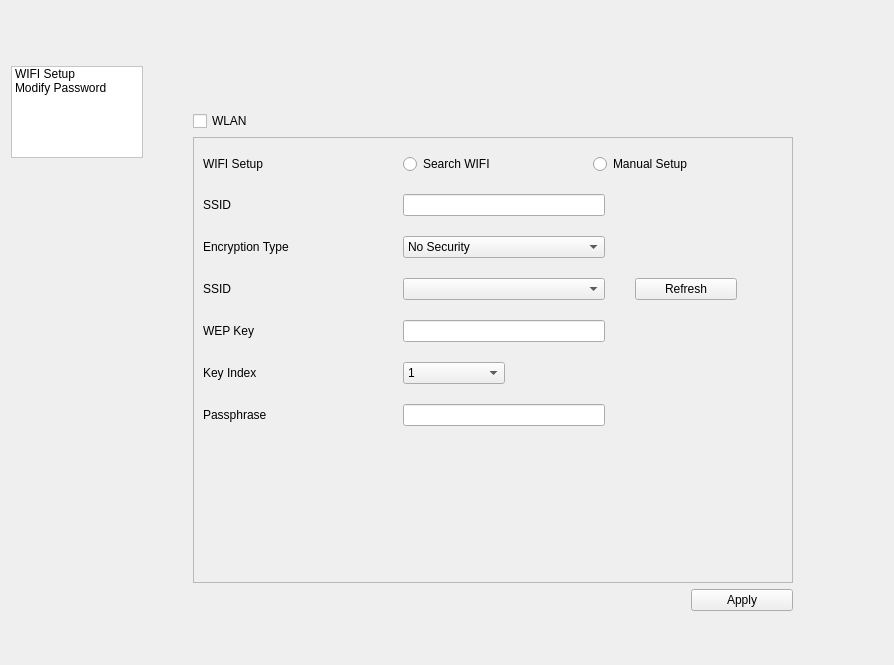
<?xml version="1.0" encoding="UTF-8"?>
<ui version="4.0">
 <class>TabSetting</class>
 <widget class="QWidget" name="TabSetting">
  <property name="geometry">
   <rect>
    <x>0</x>
    <y>0</y>
    <width>894</width>
    <height>665</height>
   </rect>
  </property>
  <property name="styleSheet">
   <string notr="true">QListView#listWidget{
min-width:130;
max-width:130;
min-height:90;
max-height:90;
	background-color: rgb(255, 255, 255);
}

QStackedWidget,#pageWidget,#page2Widget{
min-width:600;
max-width:600;
/*min-height:320;
max-height:320;*/
min-height:500;
max-height:500;
}

QLabel{
min-width:150;
max-width:150;
}
QComboBox,QLineEdit{
min-width:200;
max-width:200;
}
#cb_keyIndex{
min-width:100;
max-width:100;
}
#le_newPassword,#le_confirmPassword{
min-width:270;
max-width:270;
}

QPushButton{
min-width:100;
max-width:100;
}

QCheckBox{
max-width:100;
}</string>
  </property>
  <layout class="QHBoxLayout" name="horizontalLayout">
   <property name="spacing">
    <number>50</number>
   </property>
   <item>
    <layout class="QVBoxLayout" name="verticalLayout">
     <property name="topMargin">
      <number>55</number>
     </property>
     <item>
      <widget class="QListWidget" name="listWidget">
       <property name="focusPolicy">
        <enum>Qt::NoFocus</enum>
       </property>
       <item>
        <property name="text">
         <string>WIFI Setup</string>
        </property>
       </item>
       <item>
        <property name="text">
         <string>Modify Password</string>
        </property>
       </item>
      </widget>
     </item>
     <item>
      <spacer name="verticalSpacer">
       <property name="orientation">
        <enum>Qt::Vertical</enum>
       </property>
       <property name="sizeHint" stdset="0">
        <size>
         <width>20</width>
         <height>40</height>
        </size>
       </property>
      </spacer>
     </item>
    </layout>
   </item>
   <item>
    <layout class="QVBoxLayout" name="verticalLayout_2">
     <property name="topMargin">
      <number>100</number>
     </property>
     <item>
      <widget class="QStackedWidget" name="stackedWidget">
       <widget class="QWidget" name="page">
        <widget class="QWidget" name="pageWidget" native="true">
         <property name="geometry">
          <rect>
           <x>0</x>
           <y>0</y>
           <width>600</width>
           <height>500</height>
          </rect>
         </property>
         <layout class="QVBoxLayout" name="verticalLayout_3">
          <item>
           <widget class="QCheckBox" name="checkBox">
            <property name="focusPolicy">
             <enum>Qt::NoFocus</enum>
            </property>
            <property name="text">
             <string>WLAN</string>
            </property>
           </widget>
          </item>
          <item>
           <widget class="QFrame" name="frame">
            <property name="frameShape">
             <enum>QFrame::StyledPanel</enum>
            </property>
            <property name="frameShadow">
             <enum>QFrame::Raised</enum>
            </property>
            <layout class="QVBoxLayout" name="verticalLayout_5">
             <item>
              <layout class="QFormLayout" name="formLayout">
               <property name="horizontalSpacing">
                <number>50</number>
               </property>
               <property name="verticalSpacing">
                <number>20</number>
               </property>
               <property name="leftMargin">
                <number>0</number>
               </property>
               <property name="topMargin">
                <number>7</number>
               </property>
               <property name="rightMargin">
                <number>0</number>
               </property>
               <property name="bottomMargin">
                <number>7</number>
               </property>
               <item row="0" column="0">
                <widget class="QLabel" name="wIFISetupLabel">
                 <property name="text">
                  <string>WIFI Setup</string>
                 </property>
                </widget>
               </item>
               <item row="0" column="1">
                <layout class="QHBoxLayout" name="horizontalLayout_2">
                 <item>
                  <widget class="QRadioButton" name="radioButton_searchWifi">
                   <property name="focusPolicy">
                    <enum>Qt::NoFocus</enum>
                   </property>
                   <property name="text">
                    <string>Search WIFI</string>
                   </property>
                  </widget>
                 </item>
                 <item>
                  <widget class="QRadioButton" name="radioButton_manualSetup">
                   <property name="focusPolicy">
                    <enum>Qt::NoFocus</enum>
                   </property>
                   <property name="text">
                    <string>Manual Setup</string>
                   </property>
                  </widget>
                 </item>
                </layout>
               </item>
              </layout>
             </item>
             <item>
              <widget class="QWidget" name="manualSetupWidget" native="true">
               <layout class="QFormLayout" name="formLayout_13">
                <property name="horizontalSpacing">
                 <number>50</number>
                </property>
                <property name="verticalSpacing">
                 <number>20</number>
                </property>
                <property name="leftMargin">
                 <number>0</number>
                </property>
                <property name="topMargin">
                 <number>7</number>
                </property>
                <property name="rightMargin">
                 <number>0</number>
                </property>
                <property name="bottomMargin">
                 <number>7</number>
                </property>
                <item row="0" column="0">
                 <widget class="QLabel" name="label_5">
                  <property name="text">
                   <string>SSID</string>
                  </property>
                 </widget>
                </item>
                <item row="0" column="1">
                 <widget class="QLineEdit" name="le_ssid"/>
                </item>
                <item row="1" column="0">
                 <widget class="QLabel" name="encryptionTypeLabel">
                  <property name="text">
                   <string>Encryption Type</string>
                  </property>
                 </widget>
                </item>
                <item row="1" column="1">
                 <widget class="QComboBox" name="cb_encryptionType">
                  <property name="focusPolicy">
                   <enum>Qt::NoFocus</enum>
                  </property>
                  <item>
                   <property name="text">
                    <string>No Security</string>
                   </property>
                  </item>
                  <item>
                   <property name="text">
                    <string>WEP</string>
                   </property>
                  </item>
                  <item>
                   <property name="text">
                    <string>WPA2-PSK-AES</string>
                   </property>
                  </item>
                  <item>
                   <property name="text">
                    <string>Mixed Mode PSK</string>
                   </property>
                  </item>
                 </widget>
                </item>
               </layout>
              </widget>
             </item>
             <item>
              <widget class="QWidget" name="searchWifiWidget" native="true">
               <layout class="QFormLayout" name="formLayout_2">
                <property name="labelAlignment">
                 <set>Qt::AlignLeading|Qt::AlignLeft|Qt::AlignVCenter</set>
                </property>
                <property name="formAlignment">
                 <set>Qt::AlignLeading|Qt::AlignLeft|Qt::AlignTop</set>
                </property>
                <property name="horizontalSpacing">
                 <number>50</number>
                </property>
                <property name="verticalSpacing">
                 <number>20</number>
                </property>
                <property name="leftMargin">
                 <number>0</number>
                </property>
                <property name="topMargin">
                 <number>7</number>
                </property>
                <property name="rightMargin">
                 <number>0</number>
                </property>
                <property name="bottomMargin">
                 <number>7</number>
                </property>
                <item row="1" column="0">
                 <widget class="QLabel" name="sSIDLabel">
                  <property name="text">
                   <string>SSID</string>
                  </property>
                 </widget>
                </item>
                <item row="1" column="1">
                 <layout class="QHBoxLayout" name="horizontalLayout_4">
                  <property name="spacing">
                   <number>30</number>
                  </property>
                  <item>
                   <widget class="QComboBox" name="cb_ssid">
                    <property name="focusPolicy">
                     <enum>Qt::NoFocus</enum>
                    </property>
                   </widget>
                  </item>
                  <item>
                   <widget class="QPushButton" name="btn_refresh">
                    <property name="focusPolicy">
                     <enum>Qt::NoFocus</enum>
                    </property>
                    <property name="text">
                     <string>Refresh</string>
                    </property>
                   </widget>
                  </item>
                 </layout>
                </item>
               </layout>
              </widget>
             </item>
             <item>
              <widget class="QWidget" name="wepWidget" native="true">
               <layout class="QFormLayout" name="formLayout_14">
                <property name="horizontalSpacing">
                 <number>50</number>
                </property>
                <property name="verticalSpacing">
                 <number>20</number>
                </property>
                <property name="leftMargin">
                 <number>0</number>
                </property>
                <property name="topMargin">
                 <number>7</number>
                </property>
                <property name="rightMargin">
                 <number>0</number>
                </property>
                <property name="bottomMargin">
                 <number>7</number>
                </property>
                <item row="0" column="0">
                 <widget class="QLabel" name="wEPKeyLabel_9">
                  <property name="text">
                   <string>WEP Key</string>
                  </property>
                 </widget>
                </item>
                <item row="0" column="1">
                 <widget class="QLineEdit" name="le_wepkey">
                  <property name="echoMode">
                   <enum>QLineEdit::Password</enum>
                  </property>
                 </widget>
                </item>
                <item row="2" column="0">
                 <widget class="QLabel" name="keyIndexLabel">
                  <property name="text">
                   <string>Key Index</string>
                  </property>
                 </widget>
                </item>
                <item row="2" column="1">
                 <widget class="QComboBox" name="cb_keyIndex">
                  <property name="focusPolicy">
                   <enum>Qt::NoFocus</enum>
                  </property>
                  <item>
                   <property name="text">
                    <string>1</string>
                   </property>
                  </item>
                  <item>
                   <property name="text">
                    <string>2</string>
                   </property>
                  </item>
                  <item>
                   <property name="text">
                    <string>3</string>
                   </property>
                  </item>
                  <item>
                   <property name="text">
                    <string>4</string>
                   </property>
                  </item>
                 </widget>
                </item>
               </layout>
              </widget>
             </item>
             <item>
              <widget class="QWidget" name="passphraseWidget" native="true">
               <layout class="QFormLayout" name="formLayout_16">
                <property name="horizontalSpacing">
                 <number>50</number>
                </property>
                <property name="verticalSpacing">
                 <number>20</number>
                </property>
                <property name="leftMargin">
                 <number>0</number>
                </property>
                <property name="topMargin">
                 <number>7</number>
                </property>
                <property name="rightMargin">
                 <number>0</number>
                </property>
                <property name="bottomMargin">
                 <number>7</number>
                </property>
                <item row="0" column="1">
                 <widget class="QLineEdit" name="le_passphrase">
                  <property name="echoMode">
                   <enum>QLineEdit::Password</enum>
                  </property>
                 </widget>
                </item>
                <item row="0" column="0">
                 <widget class="QLabel" name="wEPKeyLabel_11">
                  <property name="text">
                   <string>Passphrase</string>
                  </property>
                 </widget>
                </item>
               </layout>
              </widget>
             </item>
             <item>
              <spacer name="verticalSpacer_5">
               <property name="orientation">
                <enum>Qt::Vertical</enum>
               </property>
               <property name="sizeHint" stdset="0">
                <size>
                 <width>20</width>
                 <height>28</height>
                </size>
               </property>
              </spacer>
             </item>
            </layout>
           </widget>
          </item>
          <item>
           <layout class="QHBoxLayout" name="horizontalLayout_3">
            <item>
             <spacer name="horizontalSpacer_2">
              <property name="orientation">
               <enum>Qt::Horizontal</enum>
              </property>
              <property name="sizeHint" stdset="0">
               <size>
                <width>40</width>
                <height>20</height>
               </size>
              </property>
             </spacer>
            </item>
            <item>
             <widget class="QPushButton" name="btn_apply_ws">
              <property name="focusPolicy">
               <enum>Qt::NoFocus</enum>
              </property>
              <property name="text">
               <string>Apply</string>
              </property>
             </widget>
            </item>
           </layout>
          </item>
         </layout>
        </widget>
       </widget>
       <widget class="QWidget" name="page_2">
        <widget class="QWidget" name="page2Widget" native="true">
         <property name="geometry">
          <rect>
           <x>0</x>
           <y>0</y>
           <width>600</width>
           <height>500</height>
          </rect>
         </property>
         <layout class="QVBoxLayout" name="verticalLayout_4">
          <item>
           <layout class="QFormLayout" name="formLayout_3">
            <property name="horizontalSpacing">
             <number>50</number>
            </property>
            <property name="verticalSpacing">
             <number>18</number>
            </property>
            <property name="leftMargin">
             <number>9</number>
            </property>
            <property name="topMargin">
             <number>9</number>
            </property>
            <property name="rightMargin">
             <number>9</number>
            </property>
            <property name="bottomMargin">
             <number>9</number>
            </property>
            <item row="0" column="0">
             <widget class="QLabel" name="newPasswordLabel">
              <property name="text">
               <string>New Password</string>
              </property>
             </widget>
            </item>
            <item row="0" column="1">
             <widget class="QLineEdit" name="le_newPassword">
              <property name="echoMode">
               <enum>QLineEdit::Password</enum>
              </property>
             </widget>
            </item>
            <item row="1" column="0">
             <widget class="QLabel" name="confirmPasswordLabel">
              <property name="text">
               <string>Confirm Password</string>
              </property>
             </widget>
            </item>
            <item row="1" column="1">
             <widget class="QLineEdit" name="le_confirmPassword">
              <property name="echoMode">
               <enum>QLineEdit::Password</enum>
              </property>
             </widget>
            </item>
           </layout>
          </item>
          <item>
           <layout class="QHBoxLayout" name="horizontalLayout_5">
            <property name="rightMargin">
             <number>50</number>
            </property>
            <item>
             <spacer name="horizontalSpacer_3">
              <property name="orientation">
               <enum>Qt::Horizontal</enum>
              </property>
              <property name="sizeHint" stdset="0">
               <size>
                <width>40</width>
                <height>20</height>
               </size>
              </property>
             </spacer>
            </item>
            <item>
             <widget class="QPushButton" name="btn_apply_mp">
              <property name="focusPolicy">
               <enum>Qt::NoFocus</enum>
              </property>
              <property name="text">
               <string>Apply</string>
              </property>
             </widget>
            </item>
           </layout>
          </item>
          <item>
           <spacer name="verticalSpacer_3">
            <property name="orientation">
             <enum>Qt::Vertical</enum>
            </property>
            <property name="sizeHint" stdset="0">
             <size>
              <width>20</width>
              <height>40</height>
             </size>
            </property>
           </spacer>
          </item>
         </layout>
        </widget>
       </widget>
      </widget>
     </item>
     <item>
      <spacer name="verticalSpacer_2">
       <property name="orientation">
        <enum>Qt::Vertical</enum>
       </property>
       <property name="sizeHint" stdset="0">
        <size>
         <width>20</width>
         <height>40</height>
        </size>
       </property>
      </spacer>
     </item>
    </layout>
   </item>
   <item>
    <spacer name="horizontalSpacer">
     <property name="orientation">
      <enum>Qt::Horizontal</enum>
     </property>
     <property name="sizeHint" stdset="0">
      <size>
       <width>40</width>
       <height>20</height>
      </size>
     </property>
    </spacer>
   </item>
  </layout>
 </widget>
 <tabstops>
  <tabstop>radioButton_searchWifi</tabstop>
  <tabstop>radioButton_manualSetup</tabstop>
  <tabstop>cb_ssid</tabstop>
  <tabstop>btn_refresh</tabstop>
  <tabstop>cb_encryptionType</tabstop>
  <tabstop>le_ssid</tabstop>
  <tabstop>listWidget</tabstop>
  <tabstop>le_wepkey</tabstop>
  <tabstop>cb_keyIndex</tabstop>
  <tabstop>le_passphrase</tabstop>
  <tabstop>btn_apply_ws</tabstop>
  <tabstop>le_newPassword</tabstop>
  <tabstop>le_confirmPassword</tabstop>
  <tabstop>btn_apply_mp</tabstop>
 </tabstops>
 <resources/>
 <connections>
  <connection>
   <sender>listWidget</sender>
   <signal>currentRowChanged(int)</signal>
   <receiver>stackedWidget</receiver>
   <slot>setCurrentIndex(int)</slot>
   <hints>
    <hint type="sourcelabel">
     <x>73</x>
     <y>142</y>
    </hint>
    <hint type="destinationlabel">
     <x>398</x>
     <y>269</y>
    </hint>
   </hints>
  </connection>
 </connections>
</ui>
